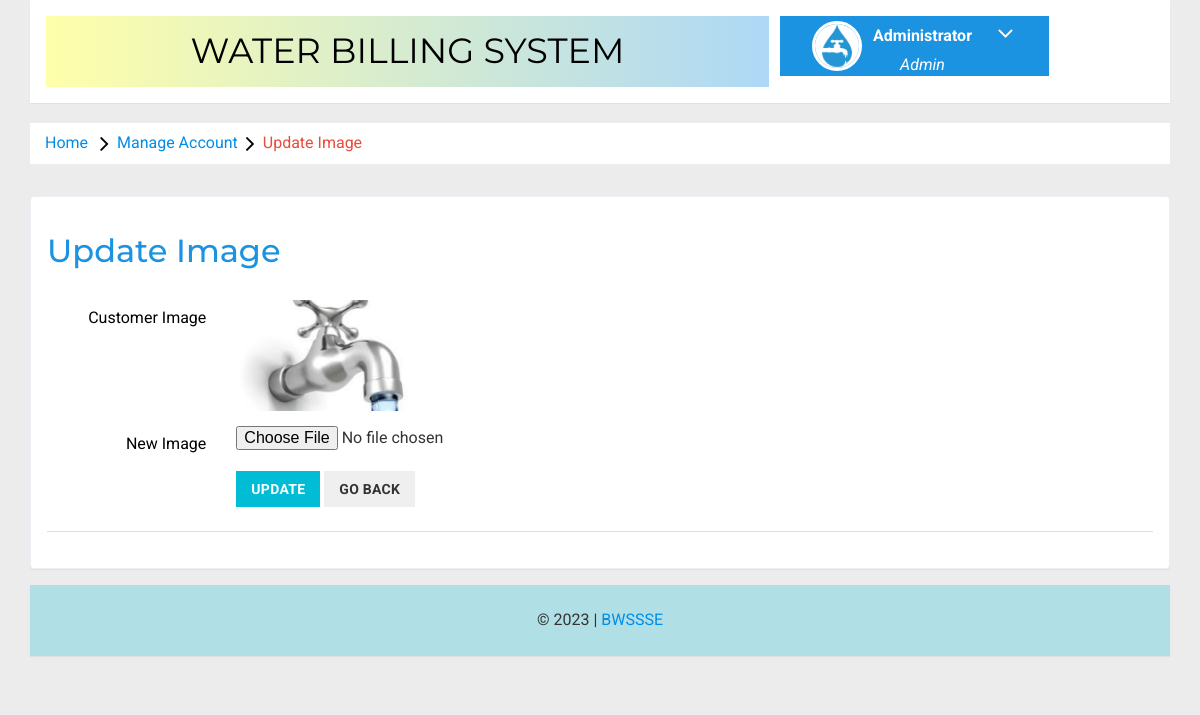
Page /admin/change-image.php?imgid=Emp0001 (signed in) on the committed database.
### tables this page shows
CREATE TABLE `account` (
  `id` varchar(7) NOT NULL,
  `firstname` text NOT NULL,
  `middlename` text NOT NULL,
  `lastname` text NOT NULL,
  `username` varchar(30) NOT NULL,
  `phoneNumber` varchar(10) NOT NULL,
  `userpassword` varchar(255) NOT NULL,
  `usertype` varchar(15) NOT NULL,
  `userimage` varchar(150) NOT NULL,
  `status` int(2) NOT NULL
);

### admin/li_language.php (called while the page is built, shortened)
<?php
global $lang;
$lang['Home'] = 'Home ';
$lang['About Us'] = 'About Us';
$lang['News'] = 'News';
$lang['Feedback'] = 'Feedback';
$lang['Contact'] = 'Contact';
$lang['Login'] = 'Login';
$lang['Administrator'] = 'Administrator';
$lang['Bill Officer'] = 'Bill Officer';
$lang['Meter Reader'] = 'Meter Reader';
$lang['Customer'] = 'Customer';
$lang['Forgot password?'] = 'Forgot password?';
$lang['Languages'] = 'Languages';
$lang["Select User Type"] = "Select User Type";
$lang['Water Billing System'] = 'Water Billing System';
$lang['Change Password'] = 'Change Password';
$lang["Logout"] = "Logout";
$lang['Payment'] = 'Payment';
$lang['Profile'] = 'Profile';
$lang['Comment'] = 'Comment';
$lang['Comments'] = 'Comments';
$lang['Message'] = 'Message';
$lang['Current Password'] = 'Current Password';
$lang['login'] = 'login';
$lang['New Password'] = 'New Password';
$lang["Confirm Password"] = "Confirm Password";
$lang['Change'] = 'Change';
$lang['Reset'] = 'Reset';
$lang['Submit'] = 'Submit';
$lang['Send'] = 'Send';
$lang['Sent'] = 'Sent';
$lang['Id'] = 'Id';
$lang['First name'] = 'First name';
$lang['Last name'] = 'Last name';
$lang['User name'] = 'User name';
$lang['Password'] = 'Password';
$lang['Meter Number'] = 'Meter Numbe';
$lang['Kebele'] = 'Kebele';
$lang['House Number'] = 'House Number';
$lang['Phone Number'] = 'Phone Number';
$lang['Images'] = 'Images';
$lang['User']='User';
$lang['User Image']='User Image';
$lang['Middle name'] = 'Middle name';
$lang['Forgot password?']='Forgot password?';
$lang['Change']='Change';
$lang['Pay']='Pay';
$lang['Go back']='Go back';
$lang['Update'] = 'Update';
$lang['Delete'] = 'Delete';
$lang['Create Account'] = 'Create Account';
$lang['Manage Account'] = 'Manage Account';
$lang["Activate"] = "Activate";
$lang['Di-activate'] = 'Di-activate';
$lang['Activate/Diactivate'] ='Activate/Diactivate';
$lang['Activate/Diactivate Account'] ='Activate/Diactivate Account';
$lang['Update Image'] = 'Update Image';
$lang['Customer Image'] = 'Customer Image';
$lang['All Users'] = 'All Users';
$lang['Admins'] = 'Admins';
$lang['System Admin'] = 'System Admin';
?>

### admin/change-image.php (the view, shortened to what this page needs)
<?php
include('includes/config.php');
if(strlen($_SESSION['USERNAME'])==0)
	{
header('location:../login.php');
}
else{
	?>
<!DOCTYPE HTML>
<html>
<head>
    <link href="css/bootstrap.min.css" rel='stylesheet' type='text/css' />
    <link href="../billofficer/css/style.css" rel='stylesheet' type='text/css' />
    <link rel="stylesheet" href="css/morris.css" type="text/css" />
    <link href="../billofficer/css/font-awesome.css" rel="stylesheet">
    <link rel="stylesheet" href="css/icon-font.min.css" type='text/css' />
</head>
<body>
    <div class="container">
            <div class="mother-grid-inner">
                <?php include('includes/header.php');?>
            </div>
            <ol class="breadcrumb">
                <li class="breadcrumb-item"><a href="dashboard.php"><?php echo htmlspecialchars($lang['Home']);?></a><i
                        class="fa fa-angle-right"><a
                            href="manage-user.php"></i><?php echo htmlspecialchars($lang['Manage Account']);?></a><i
                        class="fa fa-angle-right"></i><?php echo htmlspecialchars($lang['Update Image']);?>
                </li>
            </ol>
            <div class="grid-form">
                <div class="grid-form1">
                    <h3><?php echo htmlspecialchars($lang['Update Image']);?></h3>
                    <div class="tab-content">
                        <div class="tab-pane active" id="horizontal-form">
                            <form class="form-horizontal" name="package" method="post" enctype="multipart/form-data">
                                <?php
									$imgid=($_GET['imgid']);
									$sql = "SELECT userimage from account where id=:imgid";
									$query = $dbcon -> prepare($sql);
									$query -> bindParam(':imgid', $imgid, PDO::PARAM_STR);
									$query->execute();
									$results=$query->fetchAll(PDO::FETCH_OBJ);
									if($query->rowCount() > 0)
									{
									foreach($results as $result)
									{	?>
                                <div class="form-group">
                                    <label for="focusedinput" class="col-sm-2 control-label">
                                        <?php echo htmlspecialchars($lang['Customer Image']);?> </label>
                                    <div class="col-sm-8">
                                        <img src="../Images/<?php echo htmlentities($result->userimage);?>" width="200">
                                    </div>
                                </div>
                                <div class="form-group">
                                    <label for="focusedinput"
                                        class="col-sm-2 control-label"><?php echo htmlspecialchars($lang['New Image']);?>
                                    </label>
                                    <div class="col-sm-8">
                                        <input type="file" accept="image/*" name="userImage" id="userImage" required>
                                    </div>
                                </div>
                                <?php }} ?>
                                <div class="row">
                                    <div class="col-sm-8 col-sm-offset-2">
                                        <button type="submit" name="submit"
                                            class="btn-primary btn"><?php echo htmlspecialchars($lang['Update']);?>
                                        </button>
                                        <button onclick="history.back();"
                                            class="btn btn- hBack"><?php echo htmlspecialchars($lang['Go back']);?>
                                        </button>
                                    </div>
                                </div>
                        </div>
                        <div class="panel-footer">
                        </div>
                    </div>
                </div>
                <?php include('includes/footer.php');?>
            </div>
    </div>
</body>
</html>
<?php } ?>

### admin/includes/header.php (shortened to what this page needs)
<div class="header-main">
    <div class="logo-w3-agile" style="background: linear-gradient(to right, #FFA, #ADD8F6); ">
        <h1><a style="color: black;"
                href="dashboard.php"><?php echo htmlspecialchars($lang['Water Billing System']);?></a></h1>
    </div>
    <div class="profile_details w3l">
        <ul>
            <li class="dropdown profile_details_drop">
                <a href="#" class="dropdown-toggle" data-toggle="dropdown" aria-expanded="false">
                    <div class="profile_img">
                        <?php
                                $current= $_SESSION['ID'];
                                $sql = "SELECT * from account where id='$current' ";
									$query = $dbcon -> prepare($sql);
									$query->execute();
									$results=$query->fetchAll(PDO::FETCH_OBJ);
									if($query->rowCount() > 0)
									{
									foreach($results as $result)
									{
								?>
                        <span class="prfil-img">
                            <?php if($result->userimage != null){ ?>
                            <img alt="" src="../Images/<?php echo htmlentities($result->userimage);?>">
                            <?php }else{ ?>
                                <img alt="" src="../Images/default.png">
                            <?php } ?>
                        </span>
                        <div class="user-name">
                            <p><?php echo htmlentities($result->username);?> <?php }} ?></p>
                            <span><?php echo htmlspecialchars($lang['Admin']);?></span>
                        </div>
                        <i class="fa fa-angle-down"></i>
                    </div>
                </a>
            </li>
        </ul>
    </div>
    <div class="clearfix"> </div>
</div>

### rows in the picture
account: userimage (picture), username "Administrator"
account: userimage (picture)

### other values in the picture
$lang['Water Billing System'] "WATER BILLING SYSTEM"
$lang['Admin'] "Admin"
$lang['Home'] "Home"
$lang['Update Image'] "Update Image"
$lang['Update'] "UPDATE"
$lang['Go back'] "GO BACK"
